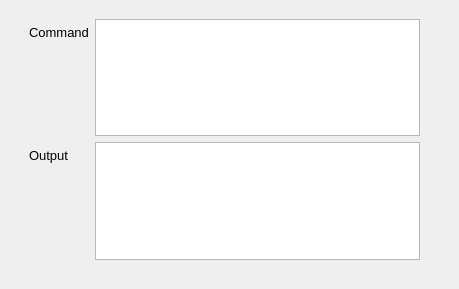
<?xml version="1.0" encoding="UTF-8"?>
<ui version="4.0">
 <class>OutputDialog</class>
 <widget class="QWidget" name="OutputDialog">
  <property name="geometry">
   <rect>
    <x>0</x>
    <y>0</y>
    <width>459</width>
    <height>289</height>
   </rect>
  </property>
  <property name="windowTitle">
   <string>OutputDialog</string>
  </property>
  <widget class="QStackedWidget" name="stackedWidget">
   <property name="geometry">
    <rect>
     <x>20</x>
     <y>10</y>
     <width>411</width>
     <height>261</height>
    </rect>
   </property>
   <property name="frameShape">
    <enum>QFrame::NoFrame</enum>
   </property>
   <widget class="QWidget" name="page">
    <widget class="QWidget" name="formLayoutWidget">
     <property name="geometry">
      <rect>
       <x>9</x>
       <y>9</y>
       <width>391</width>
       <height>241</height>
      </rect>
     </property>
     <layout class="QFormLayout" name="formLayout">
      <item row="0" column="0">
       <widget class="QLabel" name="label_2">
        <property name="font">
         <font>
          <pointsize>10</pointsize>
         </font>
        </property>
        <property name="text">
         <string>Command</string>
        </property>
       </widget>
      </item>
      <item row="0" column="1">
       <widget class="QTextEdit" name="commandText"/>
      </item>
      <item row="1" column="0">
       <widget class="QLabel" name="label_3">
        <property name="font">
         <font>
          <pointsize>10</pointsize>
         </font>
        </property>
        <property name="text">
         <string>Output</string>
        </property>
       </widget>
      </item>
      <item row="1" column="1">
       <widget class="QTextEdit" name="outputText"/>
      </item>
     </layout>
    </widget>
   </widget>
   <widget class="QWidget" name="page_2"/>
  </widget>
 </widget>
 <resources/>
 <connections/>
</ui>
